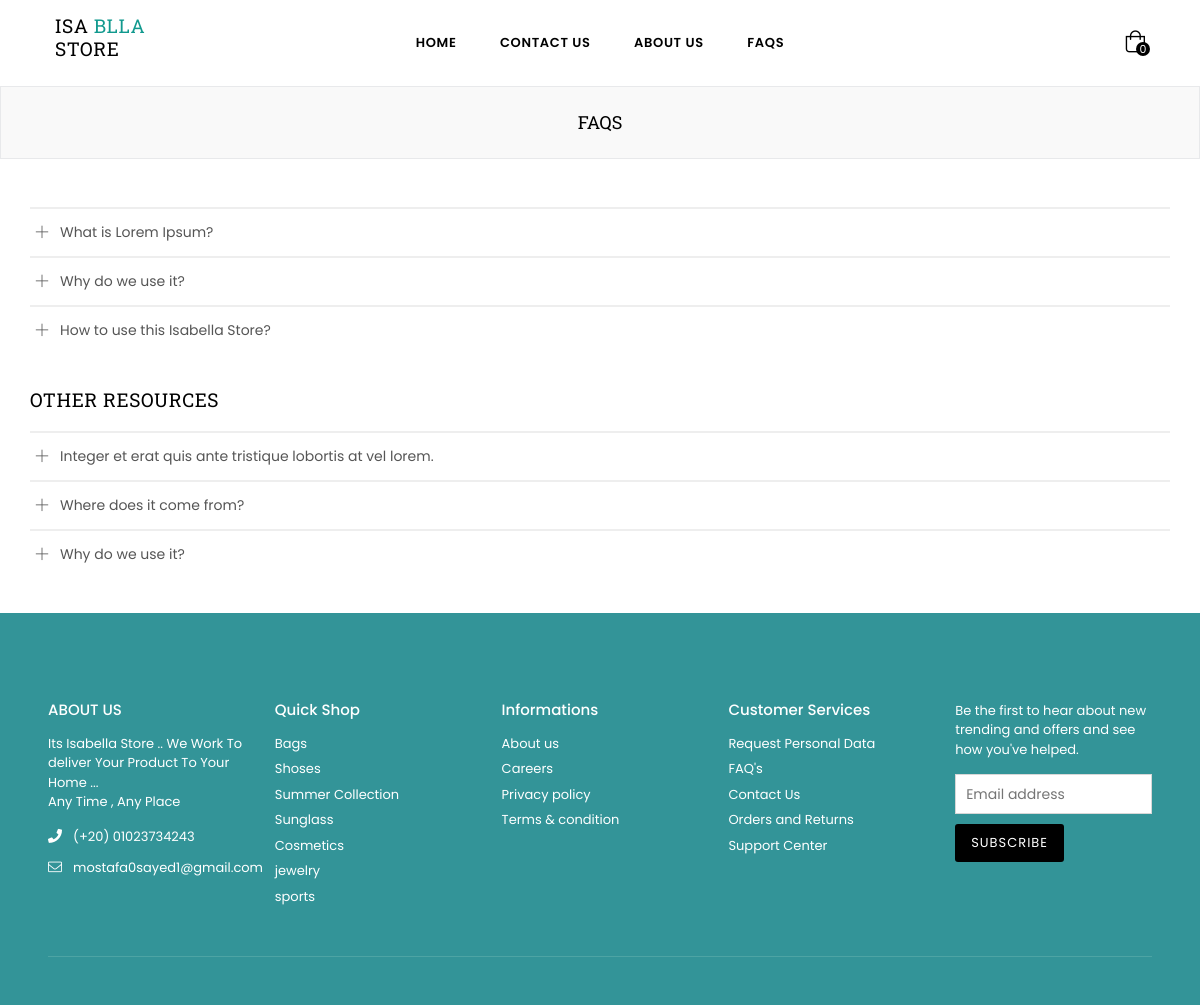
The page /faqs/ on the database its author committed.
### store/models.py (models this page shows, shortened)
class FaQs(Model):
    title=CharField(max_length=200)
    content=TextField(max_length=500)
    class Meta:
        verbose_name="FaQ"

### store/views.py (the view)
# urls.py: path('faqs/',Faqs,name="faqs"),
def Faqs(request):
    dataOne=faqs.objects.get(id=1)
    dataTwo=faqs.objects.get(id=2)
    dataThree=faqs.objects.get(id=3)
    dataFour=faqs.objects.get(id=4)
    dataFive=faqs.objects.get(id=5)
    dataSex=faqs.objects.get(id=6)
    dataSeven=faqs.objects.get(id=7)
    return render(request,"faqs.html",{"dataOne":dataOne,"dataTwo":dataTwo,"dataThree":dataThree,"dataFour":dataFour,"dataSex":dataSex,"dataSeven":dataSeven,"dataFive":dataFive})

### cart/cart.py (called while the page is built)
    def __len__(self):
        return sum(item['quantity'] for item in self.cart.values())

    def total_price(self):
        return sum(Decimal(item['price']) * item['quantity'] for item in
                self.cart.values())

### cart/context_processors.py (called while the page is built)
def cart(request):
    cart=Cart(request)
    return {"cart":cart}

### templates/faqs.html (shortened to what this page needs)
{% extends 'base.html' %}
 {% block content %}
    <div id="page-content">
    	<div class="page section-header text-center">
			<div class="page-title">
        		<div class="wrapper"><h1 class="page-width">FAQs</h1></div>
      		</div>
		</div>
        <div class="container mt-5">
        	<div class="row">
                <div class="col-12 col-sm-12 col-md-12 col-lg-12 main-col">
                	<div id="accordionExample">
                        <div class="faq-body">
                            <h4 class="panel-title" data-toggle="collapse" data-target="#collapseOne" aria-expanded="false" aria-controls="collapseOne">{{dataOne.title}}</h4>
                        </div>
                        <div class="faq-body">
                            <h4 class="panel-title" data-toggle="collapse" data-target="#collapseTwo" aria-expanded="false" aria-controls="collapseTwo">{{dataTwo.title}}</h4>
                        </div>
                        <div class="faq-body">
                            <h4 class="panel-title" data-toggle="collapse" data-target="#collapseThree" aria-expanded="false" aria-controls="collapseThree">{{dataThree.title}}</h4>
                        </div>
                        <h2 class="title h2">Other Resources</h2>
                        <div class="faq-body">
                            <h4 class="panel-title" data-toggle="collapse" data-target="#collapseFour" aria-expanded="false" aria-controls="collapseFour">{{dataFour.title}}</h4>
                        </div>
                        <div class="faq-body">
                            <h4 class="panel-title" data-toggle="collapse" data-target="#collapseFive" aria-expanded="false" aria-controls="collapseFive">{{dataFive.title}}</h4>
                        </div>
                        <div class="faq-body">
                            <h4 class="panel-title" data-toggle="collapse" data-target="#collapseSix" aria-expanded="false" aria-controls="collapseSix">{{dataSex.title}}</h4>
                        </div>
                    </div>
               	</div>
            </div>
        </div>
    </div>
    {% endblock content %}

### templates/base.html (shortened to what this page needs)
{% load static %}
{% load crispy_forms_tags %}
<!DOCTYPE html>
<html class="no-js" lang="en">
<head>
<link rel="stylesheet" href="{% static '../static/css/plugins.css' %}">
<link rel="stylesheet" href="{% static '../static/css/bootstrap.min.css' %}">
<link rel="stylesheet" href="{% static '../static/css/style.css' %}">
<link rel="stylesheet" href="{% static '../static/css/responsive.css' %}">
<link rel='stylesheet' href='https://cdn.jsdelivr.net/npm/sweetalert2@7.12.15/dist/sweetalert2.min.css'>
</head>
<body class="template-index home11-grid">
  <div class="pageWrapper">
{% include 'includes/header.html' %}
{% block content %}
{% endblock content %}
{% include 'includes/footer.html' %}
</div>
</body>
</html>

### templates/includes/header.html (shortened to what this page needs)
    <div class="header-wrap animated d-flex">
    	<div class="container-fluid">
            <div class="row align-items-center">
                <div class="logo col-md-2 col-lg-2 d-none d-lg-block">
                    <a href="{% url 'home' %}">
                    <h2> Isa <span style="color:#11998e">blla </span> Store</h2>
                    </a>
                </div>
                <div class="col-2 col-sm-3 col-md-3 col-lg-8">
                	<nav class="grid__item" id="AccessibleNav">
                        <ul id="siteNav" class="site-nav medium center hidearrow">
                            <li class="lvl1 parent megamenu"><a href="{% url 'home' %}">Home</i></a>
                            </li>
                            <li class="lvl1 parent megamenu"><a href="{% url 'contact' %}">Contact Us</i></a>
                            </li>
                        <li class="lvl1 parent megamenu"><a href="{% url 'about' %}">About Us</i></a>
                        </li>
                            <li><a href="{% url 'faqs' %}" class="site-nav">FaQs</a></li>
                          </ul>
                    </nav>
                </div>
                <div class="col-4 col-sm-3 col-md-3 col-lg-2">
                	<div class="site-cart">
                    	<a href="{% url 'cart_detail' %}" class="site-header__cart" title="Cart">
                        	<i class="icon anm anm-bag-l"></i>
                            <span id="CartCount" class="site-header__cart-count" data-cart-render="item_count">{{cart|length}}</span>
                        </a>
                    </div>
                </div>
        	</div>
        </div>
    </div>

### templates/includes/footer.html (shortened to what this page needs)
    <footer id="footer" class="footer-3">
      <div class="site-footer">
        <div class="container-fluid p-5">
            <div class="footer-top">
                <div class="row">
                    <div class="col-12 col-sm-12 col-md-3 col-lg-3 contact-box">
                        <h4 class="h4">ABOUT US</h4>
                          <p>Its Isabella Store .. We Work To deliver Your Product To Your Home ... <br>  Any Time , Any Place  </p>
                          <ul class="addressFooter">
                              <li class="phone"><i class="icon anm anm-phone-s"></i><p>(+20) 01023734243 </p></li>
                              <li class="email"><i class="icon anm anm-envelope-l"></i><p>mostafa0sayed1@gmail.com</p></li>
                          </ul>
                      </div>
                    <div class="col-12 col-sm-12 col-md-3 col-lg-3 footer-links">
                        <h4 class="h4">Quick Shop</h4>
                          <ul>
                            <li><a href="{% url 'products' 'bag' %}">Bags</a></li>
                              <li><a href="{% url 'products' 'shoes' %}">Shoses</a></li>
                              <li><a href="{% url 'products' 'summer_collection' %}">Summer Collection</a></li>
                              <li><a href="{% url 'products' 'sunglass' %}">Sunglass</a></li>
                              <li><a href="{% url 'products' 'jewelry' %}">Cosmetics</a></li>
                              <li><a href="{% url 'products' 'cosmetics' %}">jewelry</a></li>
                              <li><a href="{% url 'products' 'sports' %}">sports</a></li>
                          </ul>
                      </div>
                      <div class="col-12 col-sm-12 col-md-3 col-lg-3 footer-links">
                        <h4 class="h4">Informations</h4>
                          <ul>
                            <li><a href="{% url 'about' %}">About us</a></li>
                              <li><a href="#">Careers</a></li>
                              <li><a href="#">Privacy policy</a></li>
                              <li><a href="#">Terms &amp; condition</a></li>
                          </ul>
                      </div>
                      <div class="col-12 col-sm-12 col-md-3 col-lg-3 footer-links">
                        <h4 class="h4">Customer Services</h4>
                          <ul>
                            <li><a href="#">Request Personal Data</a></li>
                              <li><a href="{% url 'faqs' %}">FAQ's</a></li>
                              <li><a href="{% url 'contact' %}">Contact Us</a></li>
                              <li><a href="#">Orders and Returns</a></li>
                              <li><a href="#">Support Center</a></li>
                          </ul>
                      </div>
                      <div class="col-12 col-sm-12 col-md-3 col-lg-3">
                          <div class="display-table">
                              <div class="display-table-cell footer-newsletter">
                                  <form action="#"  method="get" class="formnews">
                                      <p>Be the first to hear about new trending and offers and see how you've helped.</p>
                                      <div class="input-group">
                                          <input type="email" class="input-group__field newsletter__input" name="EMAIL" value="" placeholder="Email address">
                                          <span class="input-group__btn">
                                              <button type="submit" class="btn newsletter__submit" name="commit" id="Subscribe"><span class="newsletter__submit-text--large">Subscribe</span></button>
                                          </span>
                                      </div>
                                  </form>
                              </div>
                          </div>
                      </div>
                  </div>
              </div>
              <hr>
          </div>
      </div>
  </footer>

### rows shown on the page
FaQs: title "What is Lorem Ipsum?"
FaQs: title "Why do we use it?"
FaQs: title "How to use this Isabella Store?"
FaQs: title "Integer et erat quis ante tristique lobortis at vel lorem."
FaQs: title "Where does it come from?"
FaQs: title "Why do we use it?"

### other values the page prints
{{ cart|length }} "0"
